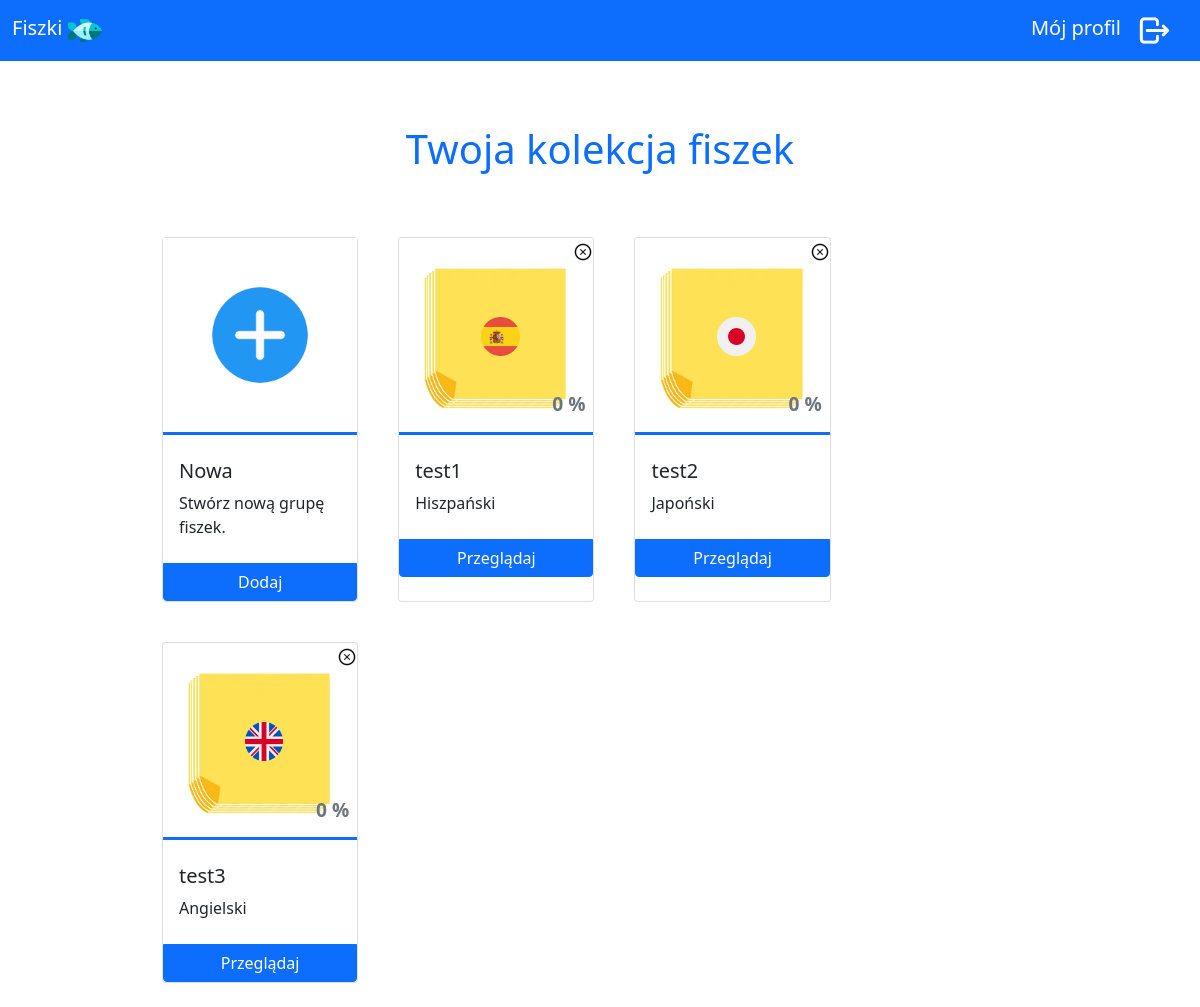
The app's page /cards_collection (signed in), older data.
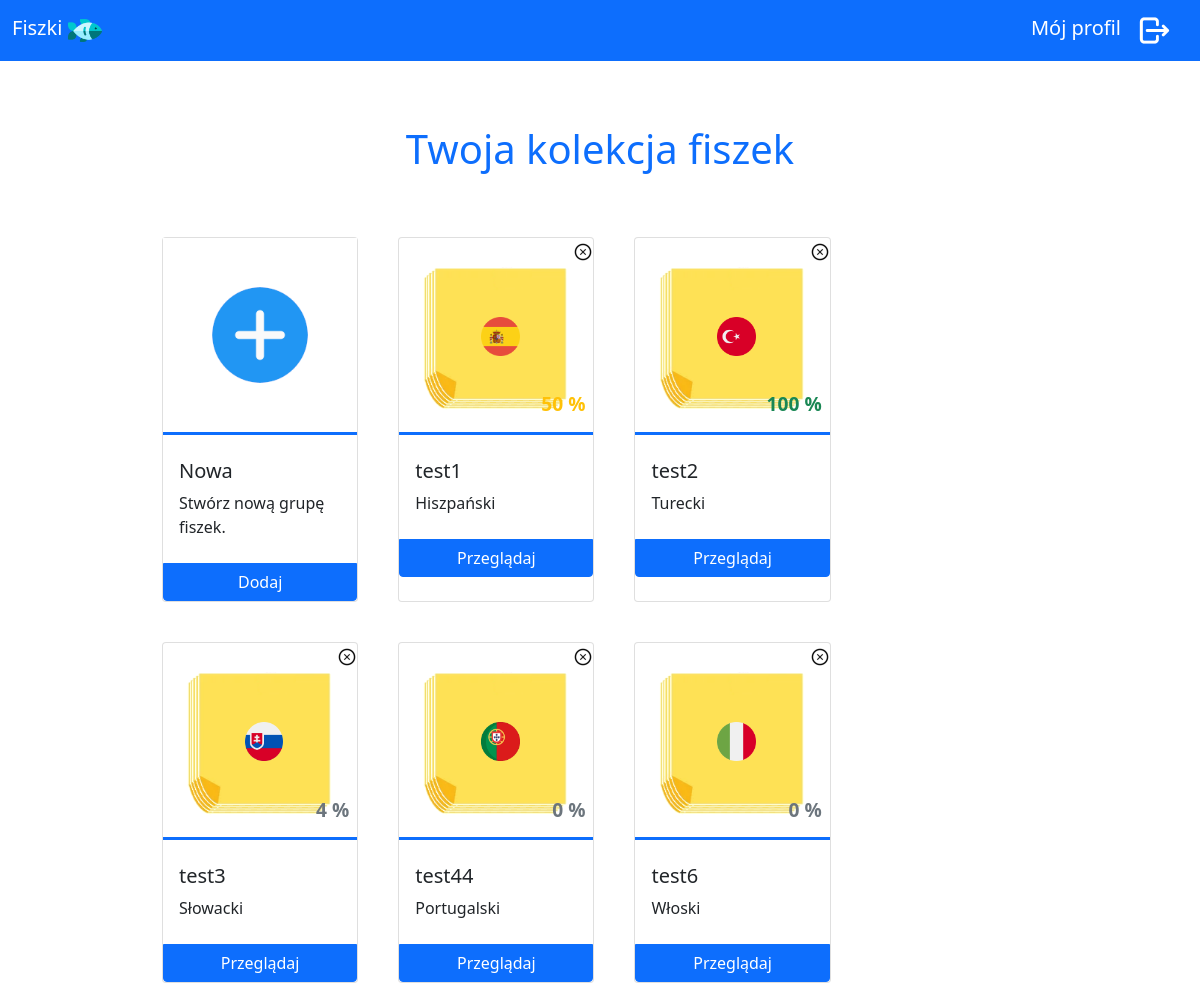
The same page, newer data.
### pjf/models.py (models this page shows)
class groups(db.Model):
    id = db.Column("id", db.Integer, primary_key=True)
    name = db.Column(db.String(60))
    lang = db.Column(db.String(60))
    completion = db.Column(db.Integer, default=0)
    user_id = db.Column(db.Integer, db.ForeignKey("users.id"))
    card = db.relationship("cards", backref="group", lazy=True)
    lesson = db.relationship("lessons", backref="group", lazy=True)

### pjf/collection/routes.py (the view)
@collection.route("/cards_collection", methods=["GET", "POST"])
def cards_collection_page():
    if "logged_in" not in session:
        return redirect(url_for("user.login_page"))
    if request.method == "POST":
        group_name = request.form["name"]
        group_lang = request.form["lang"]
        user_id = users.query.filter_by(login=session['login']).first().id # only one exists, user is unique
        new_group = groups(name=group_name, lang=group_lang, user_id=user_id)
        db.session.add(new_group)
        db.session.commit()
        return redirect(url_for("collection.cards_collection_page"))
    else: #method == get
        login_in_session = session["login"]
        user_id = users.query.filter_by(login=login_in_session).first().id
        users_groups = groups.query.filter_by(user_id=user_id).all()
        languages = ['Angielski', 'Niemiecki', 'Hiszpański', 'Francuski', 'Włoski', 'Duński',   'Turecki',
                     'Chiński', 'Japoński', 'Holenderski', 'Portugalski', 'Czeski', 'Słowacki', 'Węgierski']
        languages.sort()
        return render_template("cards_collection.html", languages=languages, groups=users_groups)

### pjf/templates/cards_collection.html (shortened to what this page needs)
{% extends "base.html" %}
{% block content %}
<div class="groups">
  <h1 class="py-5 text-center text-primary">Twoja kolekcja fiszek</h1>
<div class="row justify-content-start flex-wrap gap-4">
    <div class="card p-0 m-2" style="width: 22%">
        <img src="{{url_for('static', filename='images/new_cards.png')}}" class="border-bottom border-3 border-primary"/>
      <div class="card-body p-0">
        <div class="px-3 py-4">
            <h5 class="card-title">Nowa</h5>
            <p class="card-text">Stwórz nową grupę fiszek.</p>
        </div>
         <button class="btn btn-primary w-100 mt-10 rounded-0 rounded-bottom" data-bs-toggle="modal" data-bs-target="#reg-modal">
            Dodaj
         </button>
      </div>
    </div>
    {% if groups %}
        {% for group in groups %}
        <div class="card p-0 m-2 position-relative" style="width: 22%">
            <div class="position-relative w-100">
                <a class="position-absolute text-decoration-none text-dark" href="/delete_group/{{group.id}}" style="top:0%; right: 0%">
                <img src="{{url_for('static', filename='images/close_icon.png')}}"/>
                </a>
                <img src="{{url_for('static', filename='images/languages/' + group.lang + '.png')}}" class="lang-icon"/>
                <p
                    {% if group.completion < 50 %}
                        class="text-secondary position-absolute bottom-0 end-0 px-2 completion"
                    {% elif group.completion < 70 %}
                        class="text-warning position-absolute bottom-0 end-0 px-2 completion"
                    {% else %}
                        class="text-success position-absolute bottom-0 end-0 px-2 completion"
                    {% endif %}
                >
                    {{group.completion}} %</p>
            </div>
            <div class="card-body p-0">
                <div class="px-3 py-4">
                    <h5 class="card-title">{{group.name}}</h5>
                    <p class="card-text">{{group.lang}}</p>
                </div>
                 <a href="/group/{{group.id}}" class="btn btn-primary w-100 mt-10 rounded-0 rounded-bottom">Przeglądaj</a>
            </div>
        </div>
        {% endfor %}
    {% endif %}
    </div>
</div>
{% endblock %}

### pjf/templates/base.html (shortened to what this page needs)
<!DOCTYPE html>
<html lang="en">
<head>
    <link href="https://cdn.jsdelivr.net/npm/bootstrap@5.0.2/dist/css/bootstrap.min.css" rel="stylesheet">
    <link rel="stylesheet" href="{{url_for('static', filename='styles/style.css')}}">
</head>
<body>
    <nav class="navbar navbar-dark bg-primary">
      <div class="container-fluid">
        <a class="navbar-brand" href="/">Fiszki  <img src="{{url_for('static', filename='images/logo.png')}}" width="6%"/></a>
          {% if session["logged_in"]%}
              <div class="d-inline-flex justify-content-end">
                <a class="navbar-brand" href="/login">Mój profil</a>
                <a class="navbar-brand mw-100" href="/logout"><img src="{{url_for('static', filename='images/logout_icon.png')}}"/></a>
              </div>
          {% else %}
              <div>
                <a class="navbar-brand" href="/login">Logowanie</a>
                <a class="navbar-brand" href="/sign_up">Rejestracja</a>
              </div>
          {% endif %}
      </div>
    </nav>
    <div class="container-fluid  w-75 p-3">
        {% block content %}
        {% endblock %}
    </div>
</body>
</html>

### pjf/static/styles/style.css (style rules this page uses)
.practice .lang-icon, .groups .lang-icon { position: absolute; top: 40%; left: 42%; width: 20%; }
.groups .completion, .lesson, .stats { font-weight: 600!important; }
.groups .completion { font-size: 1.2rem; }

Row changes from the older to the newer data that the page shows:
changed groups "test1": completion "0" → "50"
changed groups "test2": lang: a different picture; completion "0" → "100"; lang "Japoński" → "Turecki"
changed groups "test3": lang: a different picture; completion "0" → "4"; lang "Angielski" → "Słowacki"
now on this page (row edited): groups: lang (picture), completion "0", name "test44", lang "Portugalski"
now on this page (row edited): groups: lang (picture), completion "0", name "test6", lang "Włoski"
